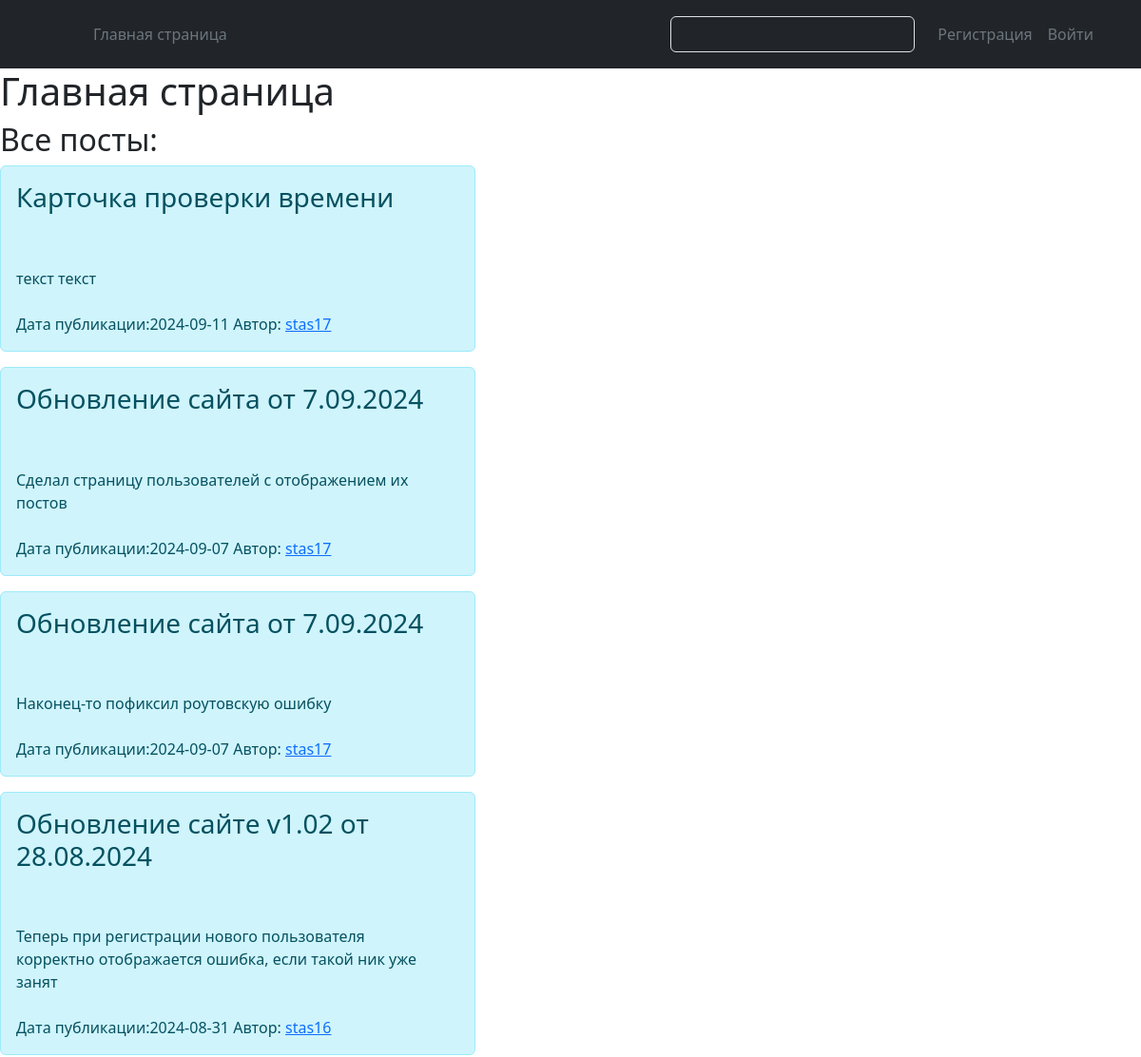
The page /index (upper part) on the database as committed earlier.
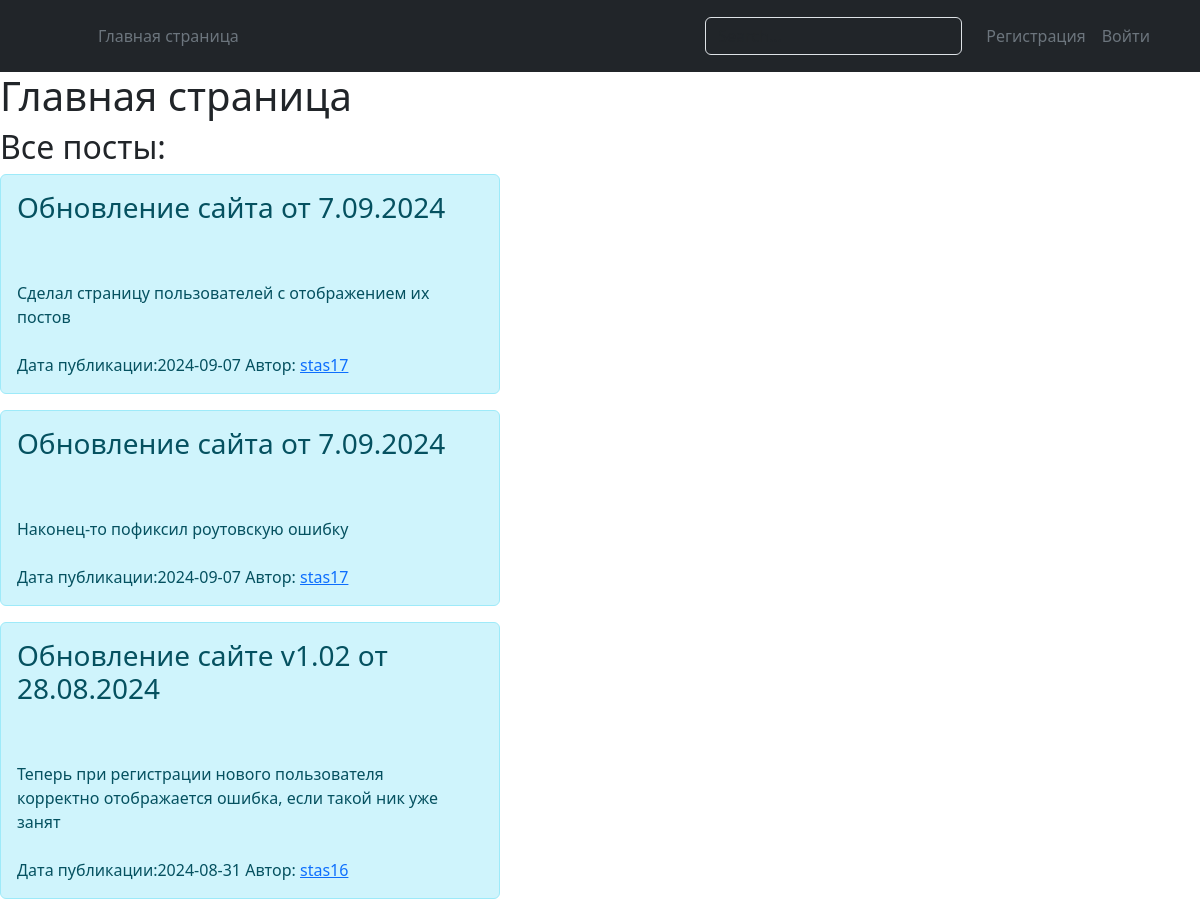
The same page on the database as committed later.
### app.py (models this page shows, shortened)
class Cards(db.Model):
    id = db.Column(db.Integer, primary_key=True)
    name = db.Column(db.String, nullable=False)
    text = db.Column(db.Text)
    date_add_card = db.Column(db.DateTime, default=datetime.utcnow)
    user_id = db.Column(db.Integer, db.ForeignKey('user.id'))

class User(db.Model, UserMixin):
    id = db.Column(db.Integer, primary_key=True)
    username = db.Column(db.String(30), nullable=False, unique=True, index=True)
    password = db.Column(db.String)
    rol = db.Column(db.String(15), index=True)
    date_registration = db.Column(db.DateTime, default=datetime.utcnow)
    user_cards = db.relationship("Cards", backref="user")

### app.py (the view)
@app.route("/")
@app.route("/index")
def index():
    list_cards = Cards.query.order_by(Cards.date_add_card.desc()).all()
    return render_template("index.html",   list_cards=list_cards)

### templates/index.html (shortened to what this page needs)
{% extends 'base.html' %}
{% block body %}
<h1>Главная страница</h1>
<h2>Все посты:</h2>
{% for el in   list_cards  %}
<div class="alert alert-dismissible alert-info col-5"
                         role="alert"
                         id="alert">
                       <h3> {{ el.name }} </h3>
    <br>
    <br>
                         {{ el.text }}
    <br>
    <br>
            Дата публикации:{{ el.date_add_card.date()  }}
    Автор: <a href="{{ url_for('acc_user', id=el.user_id) }}" >{{ el.user.username }}</a>
 </div>
{% endfor %}
{% endblock %}

Rows that differ between the two databases and show on the page:
removed Cards: name "Карточка проверки времени", text "текст текст", date_add_card "2024-09-11", user.username "stas17"
